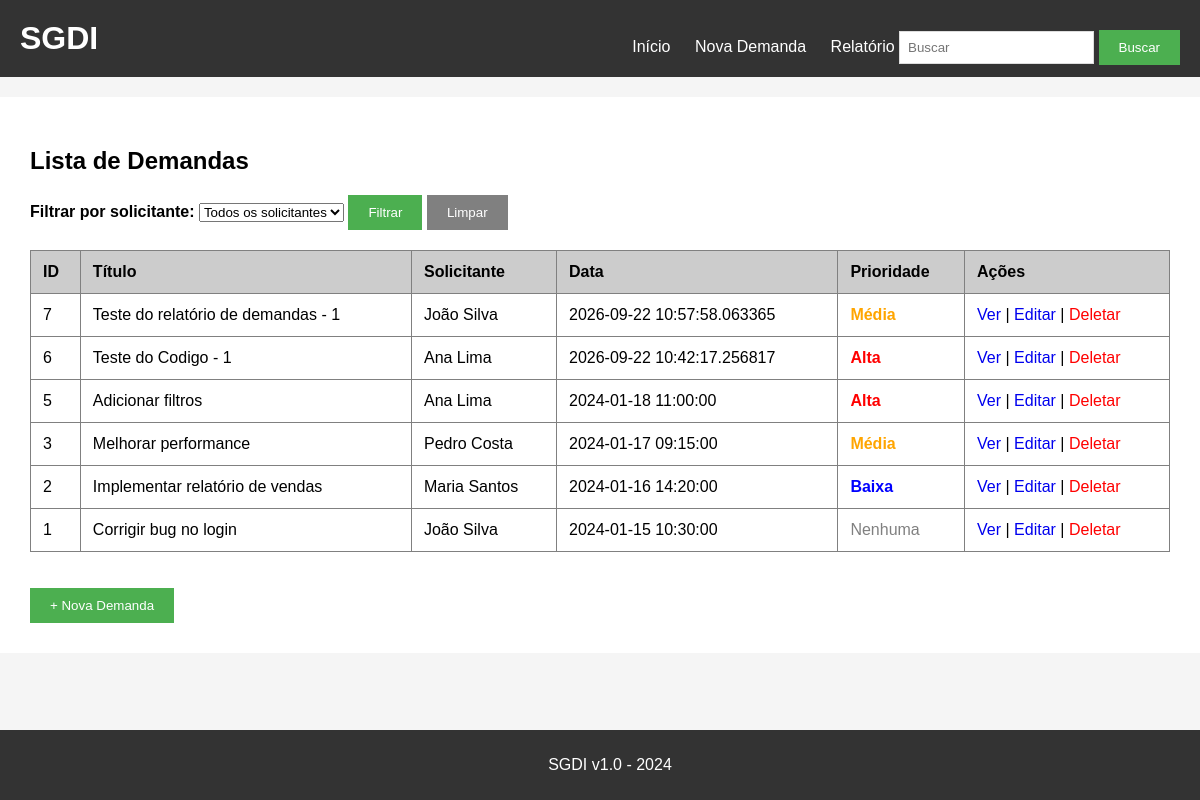
The page / on the database its author committed.
### tables this page shows
CREATE TABLE demandas (
    id INTEGER,
    titulo TEXT,
    descricao TEXT,
    solicitante TEXT,
    data_criacao TEXT,
    priority INTEGER DEFAULT 0
, usuario_id INTEGER);

CREATE TABLE usuarios (
            id INTEGER PRIMARY KEY AUTOINCREMENT,
            nome TEXT,
            email TEXT,
            senha TEXT
        );

### app.py (the view)
@app.route('/')
def index():
    usuario_id = request.args.get('usuario_id')
    conn = get_db()
    usuarios = conn.execute(
        '''
        SELECT id, nome, email
        FROM usuarios
        ORDER BY nome
        '''
    ).fetchall()
    if usuario_id:
        demandas = conn.execute(
            '''
            SELECT
                demandas.id,
                demandas.titulo,
                demandas.descricao,
                usuarios.nome,
                demandas.data_criacao,
                demandas.priority,
                demandas.usuario_id
            FROM demandas
            LEFT JOIN usuarios
                ON demandas.usuario_id = usuarios.id
            WHERE demandas.usuario_id = ?
            ORDER BY demandas.id DESC
            ''',
            (usuario_id,)
        ).fetchall()
    else:
        demandas = conn.execute(
            '''
            SELECT
                demandas.id,
                demandas.titulo,
                demandas.descricao,
                usuarios.nome,
                demandas.data_criacao,
                demandas.priority,
                demandas.usuario_id
            FROM demandas
            LEFT JOIN usuarios
                ON demandas.usuario_id = usuarios.id
            ORDER BY demandas.id DESC
            '''
        ).fetchall()
    conn.close()
    return render_template(
        'index.html',
        demandas=demandas,
        usuarios=usuarios,
        usuario_id=usuario_id
    )

### app.py (called while the page is built)
def get_db():
    conn = sqlite3.connect('demandas.db')
    conn.row_factory = sqlite3.Row
    return conn

### templates/index.html (shortened to what this page needs)
{% extends "base.html" %}
{% block content %}
<h2>Lista de Demandas</h2>
<form method="GET" action="/" style="margin-bottom: 20px;">
    <label for="usuario_id">
        <strong>Filtrar por solicitante:</strong>
    </label>
    <select name="usuario_id" id="usuario_id">
        <option value="">
            Todos os solicitantes
        </option>
    </select>
    <button type="submit">
        Filtrar
    </button>
    <a href="/">
        <button type="button">
            Limpar
        </button>
    </a>
</form>
<table border="1" cellpadding="10" cellspacing="0" width="100%">
    <thead>
        <tr bgcolor="#cccccc">
            <th>ID</th>
            <th>Título</th>
            <th>Solicitante</th>
            <th>Data</th>
            <th>Prioridade</th>
            <th>Ações</th>
        </tr>
    </thead>
    <tbody>
        {% for demanda in demandas %}
        <tr>
            <td>
                {{ demanda[0] }}
            </td>
            <td>
                {{ demanda[1] }}
            </td>
            <td>
                {{ demanda[3] }}
            </td>
            <td>
                {{ demanda[4] }}
            </td>
            <td>
                {% if demanda[5] == 3 %}
                    <span style="color: red; font-weight: bold;">
                        Alta
                    </span>
                {% elif demanda[5] == 2 %}
                    <span style="color: orange; font-weight: bold;">
                        Média
                    </span>
                {% elif demanda[5] == 1 %}
                    <span style="color: blue; font-weight: bold;">
                        Baixa
                    </span>
                {% else %}
                    <span style="color: gray;">
                        Nenhuma
                    </span>
                {% endif %}
            </td>
            <td>
                <a href="/detalhes/{{ demanda[0] }}">
                    Ver
                </a>
                |
                <a href="/editar/{{ demanda[0] }}">
                    Editar
                </a>
                |
                <a
                    href="/deletar/{{ demanda[0] }}"
                    style="color: red;"
                    onclick="return confirm('Tem certeza que deseja deletar esta demanda?');"
                >
                    Deletar
                </a>
            </td>
        </tr>
        {% else %}
        <tr>
            <td colspan="6" style="text-align: center;">
                Nenhuma demanda encontrada.
            </td>
        </tr>
        {% endfor %}
    </tbody>
</table>
<br>
<br>
<a href="/nova_demanda">
    <button>+ Nova Demanda</button>
</a>
{% endblock %}

### templates/base.html (shortened to what this page needs)
<!DOCTYPE html>
<html lang="pt-BR">
<head>
    <link
        rel="stylesheet"
        href="{{ url_for('static', filename='style.css') }}"
    >
</head>
<body>
    <div class="header">
        <h1>SGDI</h1>
        <div class="menu">
            <a href="/">
                Início
            </a>
            <a href="/nova_demanda">
                Nova Demanda
            </a>
            <a href="/relatorio/solicitantes">
                Relatório
            </a>
            <form
                action="/buscar"
                method="GET"
                style="display:inline;"
            >
                <input
                    type="text"
                    name="q"
                    placeholder="Buscar"
                >
                <button type="submit">
                    Buscar
                </button>
            </form>
        </div>
    </div>
    <div class="container">
        {% block content %}
        {% endblock %}
    </div>
    <div class="footer">
        <p>
            SGDI v1.0 - 2024
        </p>
    </div>
</body>
</html>

### static/style.css (style rules this page uses)
body { font-family: Arial, sans-serif; background-color: #f5f5f5; padding: 0; margin: 0; }
.header { background-color: #333; color: white; padding: 20px; }
.header h1 { margin: 0; display: inline-block; }
.menu { float: right; margin-top: 10px; }
.menu a { color: white; text-decoration: none; margin-left: 20px; }
.container { max-width: 1200px; margin: 20px auto; background: white; padding: 30px; }
.footer { background-color: #333; color: white; text-align: center; padding: 10px; position: fixed; bottom: 0; width: 100%; }
button { background-color: #4CAF50; color: white; padding: 10px 20px; border: none; cursor: pointer; }
button[type="button"] { background-color: #808080; }
table { border-collapse: collapse; }
th { text-align: left; padding: 12px; }
td { padding: 12px; }
table a { text-decoration: none; }
input[type="text"], textarea { padding: 8px; border: 1px solid #ddd; }

### templates/base.html (style rules this page uses)
body { margin: 0; }

### rows shown on the page
demandas: id "7", titulo "Teste do relatório de demandas - 1", nome "João Silva", data_criacao "2026-09-22 10:57:58.063365", priority "Média"
demandas: id "6", titulo "Teste do Codigo - 1", nome "Ana Lima", data_criacao "2026-09-22 10:42:17.256817", priority "Alta"
demandas: id "5", titulo "Adicionar filtros", nome "Ana Lima", data_criacao "2024-01-18 11:00:00", priority "Alta"
demandas: id "3", titulo "Melhorar performance", nome "Pedro Costa", data_criacao "2024-01-17 09:15:00", priority "Média"
demandas: id "2", titulo "Implementar relatório de vendas", nome "Maria Santos", data_criacao "2024-01-16 14:20:00", priority "Baixa"
demandas: id "1", titulo "Corrigir bug no login", nome "João Silva", data_criacao "2024-01-15 10:30:00", priority "Nenhuma"
